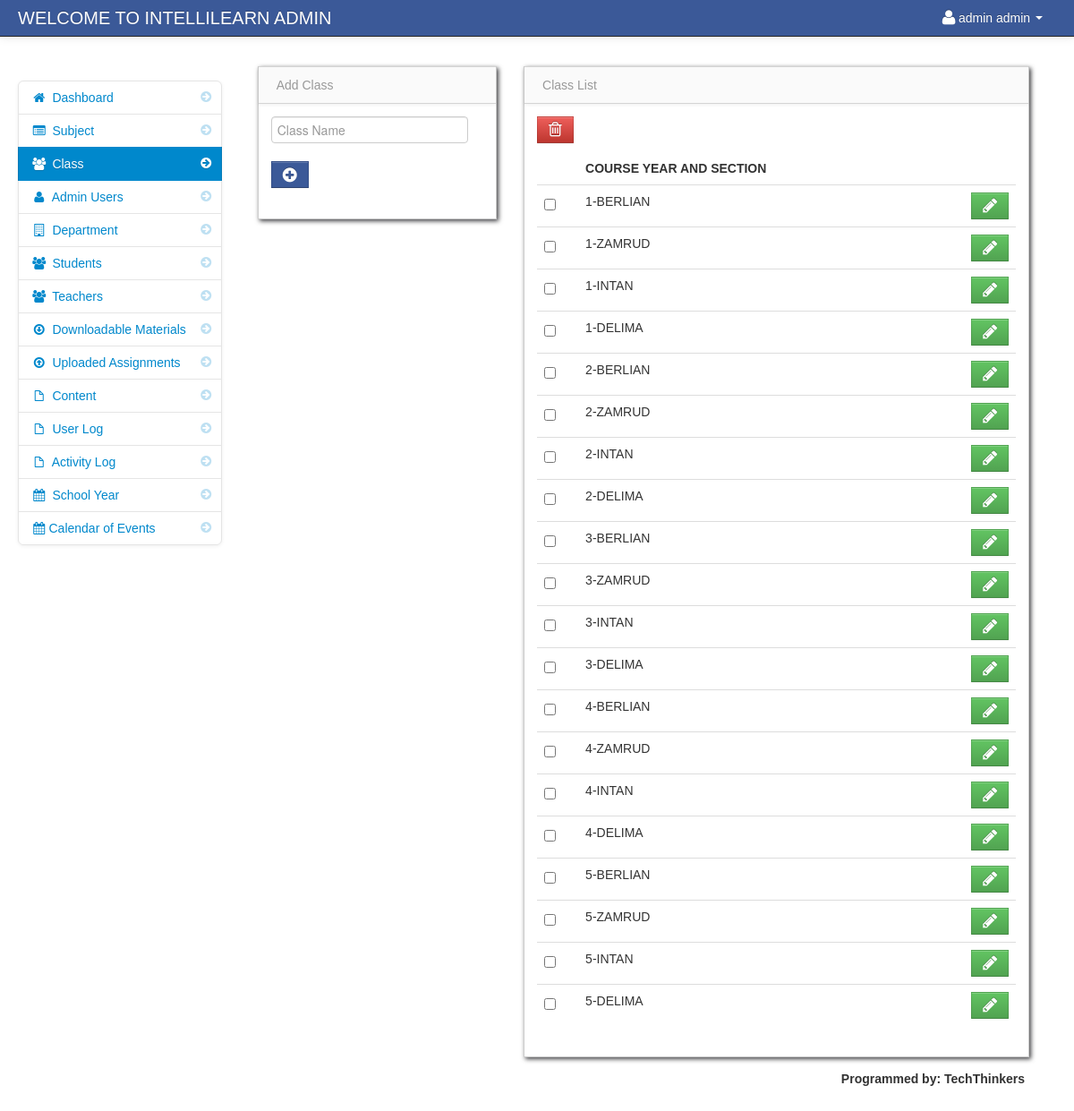
Page /admin/class.php (signed in) on the committed database.
### tables this page shows
CREATE TABLE `users` (
  `user_id` int(11) NOT NULL,
  `username` varchar(100) NOT NULL,
  `password` varchar(100) NOT NULL,
  `firstname` varchar(100) NOT NULL,
  `lastname` varchar(100) NOT NULL
);

CREATE TABLE `class` (
  `class_id` int(11) NOT NULL,
  `class_name` varchar(100) NOT NULL
);

### admin/session.php (called while the page is built, shortened)
<?php
$session_id=$_SESSION['id'];
?>

### admin/class.php (the view, shortened to what this page needs)
<?php include('header.php'); ?>
<?php include('session.php'); ?>
    <body>
		<?php include('navbar.php'); ?>
        <div class="container-fluid">
            <div class="row-fluid">
				<?php include('class_sidebar.php'); ?>
				<div class="span3" id="adduser">
				<?php include('add_class.php'); ?>
				</div>
                <div class="span6" id="">
                     <div class="row-fluid">
                        <div id="block_bg" class="block">
                            <div class="navbar navbar-inner block-header">
                                <div class="muted pull-left">Class List</div>
                            </div>
                            <div class="block-content collapse in">
                                <div class="span12">
									<form action="delete_class.php" method="post">
  									<table cellpadding="0" cellspacing="0" border="0" class="table" id="example">
										<a data-toggle="modal" href="#class_delete" id="delete"  class="btn btn-danger" name=""><i class="icon-trash icon-large"></i></a>
									<thead>
										  <tr>
													<th></th>
													<th>Course Year And Section</th>
													<th></th>
										   </tr>
										</thead>
										<tbody>
										<?php
										$class_query = mysqli_query($conn,"select * from class")or die(mysqli_error());
										while($class_row = mysqli_fetch_array($class_query)){
										$id = $class_row['class_id'];
										?>
										<tr>
											<td width="30">
											<input id="optionsCheckbox" class="uniform_on" name="selector[]" type="checkbox" value="<?php echo $id; ?>">
											</td>
											<td><?php echo $class_row['class_name']; ?></td>
											<td width="40"><a href="edit_class.php<?php echo '?id='.$id; ?>" class="btn btn-success"><i class="icon-pencil icon-large"></i> </a></td>
										</tr>
										<?php } ?>
										</tbody>
									</table>
									</form>
                                </div>
                            </div>
                        </div>
                    </div>
                </div>
            </div>
		<?php include('footer.php'); ?>
        </div>
		<?php include('script.php'); ?>
    </body>
</html>

### admin/navbar.php (shortened to what this page needs)
<div class="navbar navbar-fixed-top navbar-inverse">
          <div class="navbar-inner">
              <div class="container-fluid">
                  <span class="brand" href="#">WELCOME TO INTELLILEARN ADMIN</span>
                  <div class="nav-collapse collapse">
                      <ul class="nav pull-right">
				<?php $query= mysqli_query($conn,"select * from users where user_id = '$session_id'")or die(mysqli_error());
						$row = mysqli_fetch_array($query);
				?>
                          <li class="dropdown">
                              <a href="#" role="button" class="dropdown-toggle" data-toggle="dropdown"> <i class="icon-user icon-large"></i><?php echo $row['firstname']." ".$row['lastname'];  ?> <i class="caret"></i>
                              </a>
                          </li>
                      </ul>
                  </div>
              </div>
          </div>
      </div>

### admin/assets/styles.css (style rules this page uses)
body { padding-top: 60px; padding-bottom: 40px; background-image: ("../../images/smktar1.jpg"); background-color: #fff; }
.block { background: url("../images/pixel-60fff.png") repeat scroll 0 0 rgba(0, 0, 0, 0) !important; border: 1px solid #ccc; background: white; margin: 1em 0em; border-top: none; -webkit-box-shadow: 2px 2px 5px rgba(0, 0, 6, 0.75); -moz-box-shadow: 2px 2px 5px rgba(0, 0, 6, 0.75); box-shadow: 2px 2px 5px rgba(0, 0, 6, 0.75); }
.block-content { margin: 1em; min-height: .25em; }
.block-header { margin-bottom: 0px; border-right: none; border-left: none; -webkit-border-radius: 0px; -moz-border-radius: 0px; border-radius: 0px; }
.block-header div { padding-top: 10px; }

### rows in the picture
users: firstname "admin", lastname "admin"
class: class_name "1-BERLIAN"
class: class_name "1-ZAMRUD"
class: class_name "1-INTAN"
class: class_name "1-DELIMA"
class: class_name "2-BERLIAN"
class: class_name "2-ZAMRUD"
class: class_name "2-INTAN"
class: class_name "2-DELIMA"
class: class_name "3-BERLIAN"
class: class_name "3-ZAMRUD"
class: class_name "3-INTAN"
class: class_name "3-DELIMA"
class: class_name "4-BERLIAN"
class: class_name "4-ZAMRUD"
class: class_name "4-INTAN"
class: class_name "4-DELIMA"
class: class_name "5-BERLIAN"
class: class_name "5-ZAMRUD"
class: class_name "5-INTAN"
class: class_name "5-DELIMA"
